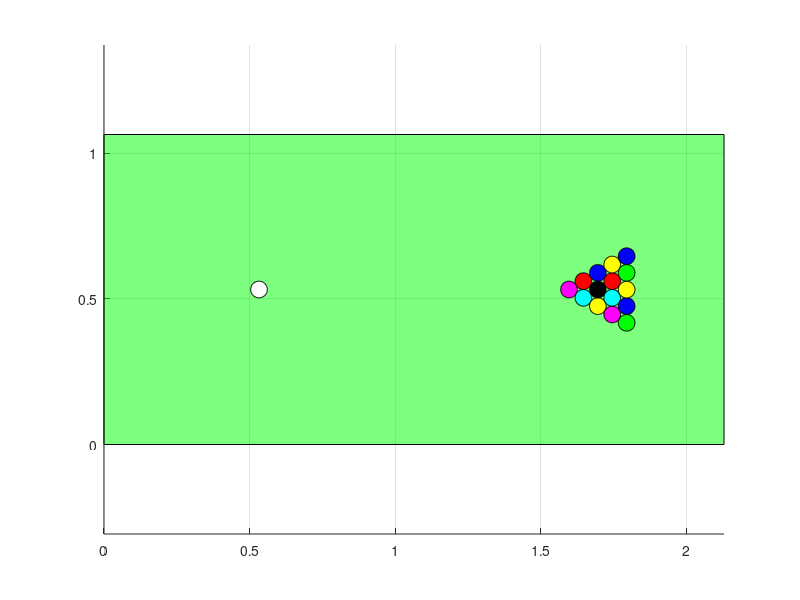

Source code (MATLAB): (Note: this script raises an error after producing the figure.)


% Array with ball positions
% row 1 is x-coordinates and row 2 is y coordinates
allPos = [0.5325, 1.5975, 1.6470, 1.6470, 1.6965, 1.6965 1.6965, 1.7460 ,1.7460 ,1.7460 ,1.7460, 1.7955 , 1.7955, 1.7955, 1.7955, 1.7955;
       0.5325, 0.5325, 0.5039, 0.5611, 0.4753, 0.5325, 0.5897, 0.4467, 0.5039, 0.5611, 0.6183,0.4181, 0.4753, 0.532, 0.5897, 0.6469];

% row 1 is x-velocity and row 2 is y-velocity   
allVel = zeros(2,16);
allVel(1,1) = 0.001;

%General properties of the balls
m=0.165;
r=0.0286;

% Background
patch([0,0,2.13,2.13],[0,1.065,1.065,0],'g','FaceAlpha',0.5);
grid on;
axis square equal;
hold on;

% Create the circles (graphical items)
a = 0:0.1:2*pi;
xCircle=cos(a);
yCircle=sin(a);

% Color array
colors =['w','m','c','r','y','k','b','m','c','r','y','g','b','y','g','b'];

hold on
axis equal

patches = zeros(1,16);

% Store patches with circles
for i=1:16  
    
  x=allPos(1,i)+r*xCircle;
  y=allPos(2,i)+r*yCircle;
  color = colors(i); 
  patches(1,i) = patch(x,y,color,'FaceAlpha',1);

end


% Motion engin
for i = 1: 0.01 : 5000
    
    % Update position
    allPos = allPos+allVel;

    % Check for collision with playground boarder
    for n = 1:16

        pos = [allPos(1,n), allPos(2,n)];
        vel = [allVel(1,n), allVel(2,n)];

        vOut = borderCollision(pos,r,vel);

        allVel(1,n) = vOut(1);
        allVel(2,n) = vOut(2);

    end
    
    % check for collision with other ball
    for m = 1:15
        for n = m+1:16
            
            pos1 = [allPos(1,m), allPos(2,m)];
            vel1 = [allVel(1,m), allVel(2,m)];
        
            pos2 = [allPos(1,n), allPos(2,n)];
            vel2 = [allVel(1,n), allVel(2,n)];
            
            [v1Out, v2Out] = ballCollision(pos1,pos2,vel1,vel2);
            
            allVel(1,m) = v1Out(1);
            allVel(2,m) = v1Out(2);
            
            allVel(1,n) = v2Out(1);
            allVel(2,n) = v2Out(2);            
            

        end
    end


    % Update display    
    for n = 1:16 
         set(patches(1,n),'XData',allPos(1,n)+r*xCircle, 'YData', allPos(2,n)+r*yCircle);
    end
   
    
    drawnow;
    
end
 